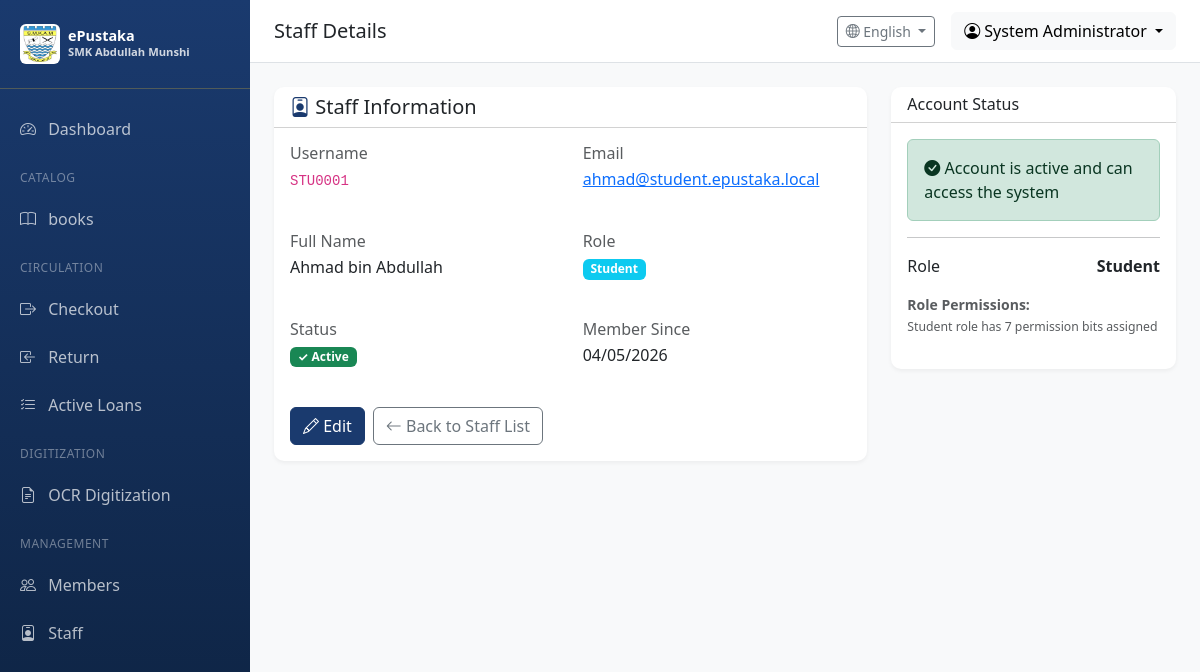
The app's page /users/staff/3 (signed in), older data.
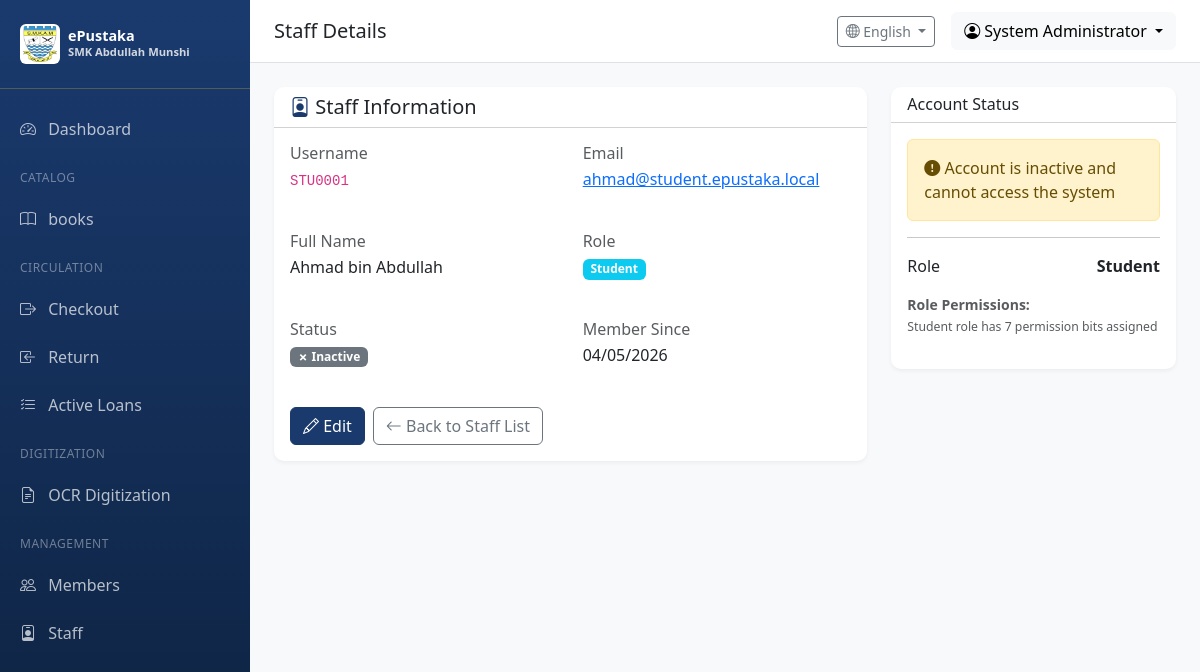
The same page, newer data.
### app/routes/users.py (the view)
@users_bp.route('/staff/<int:user_id>')
@login_required
@permission_required(Permission.MANAGE_USERS)
def view_staff(user_id):
    user = User.query.get_or_404(user_id)
    return render_template('users/view_staff.html', user=user)

### app/models/user.py (called while the page is built)
@login_manager.user_loader
def load_user(user_id):
    from app.models import Member
    if user_id.startswith('user_'):
        user_id_num = int(user_id.split('_')[1])
        return User.query.get(user_id_num)
    elif user_id.startswith('member_'):
        user_id_num = int(user_id.split('_')[1])
        return Member.query.get(user_id_num)
    else:
        return User.query.get(int(user_id))

    def has_permission(self, perm):
        return self.permissions & perm == perm

    def can(self, perm):
        return self.role is not None and self.role.has_permission(perm)

### app/routes/users.py (called while the page is built)
def permission_required(perm):
    def decorator(f):
        from functools import wraps
        @wraps(f)
        def decorated_function(*args, **kwargs):
            if not current_user.can(perm):
                flash('You do not have permission to access this page', 'error')
                return redirect(url_for('main.dashboard'))
            return f(*args, **kwargs)
        return decorated_function
    return decorator

### app/utils/i18n.py (called while the page is built)
def get_language() -> str:
    try:
        return session.get('language', DEFAULT_LANGUAGE)
    except RuntimeError:
        return DEFAULT_LANGUAGE

### app/templates/users/view_staff.html (shortened to what this page needs)
{% extends "base.html" %}
{% block page_title %}Staff Details{% endblock %}
{% block content %}
<div class="row">
    <div class="col-lg-8">
        <div class="card table-card">
            <div class="card-header bg-transparent">
                <h5 class="mb-0"><i class="bi bi-person-badge text-primary"></i> Staff Information</h5>
            </div>
            <div class="card-body">
                <div class="row mb-4">
                    <div class="col-md-6">
                        <h6 class="text-muted mb-1">Username</h6>
                        <p class="mb-3"><code>{{ user.username }}</code></p>
                    </div>
                    <div class="col-md-6">
                        <h6 class="text-muted mb-1">Email</h6>
                        <p class="mb-3"><a href="mailto:{{ user.email }}">{{ user.email }}</a></p>
                    </div>
                </div>
                <div class="row mb-4">
                    <div class="col-md-6">
                        <h6 class="text-muted mb-1">Full Name</h6>
                        <p class="mb-3">{{ user.full_name }}</p>
                    </div>
                    <div class="col-md-6">
                        <h6 class="text-muted mb-1">Role</h6>
                        <p class="mb-3"><span class="badge bg-info">{{ user.role.name if user.role else 'No Role' }}</span></p>
                    </div>
                </div>
                <div class="row mb-4">
                    <div class="col-md-6">
                        <h6 class="text-muted mb-1">Status</h6>
                        <p class="mb-3">
                            {% if user.is_active %}
                                <span class="badge bg-success">✓ Active</span>
                            {% else %}
                                <span class="badge bg-secondary">✗ Inactive</span>
                            {% endif %}
                        </p>
                    </div>
                    <div class="col-md-6">
                        <h6 class="text-muted mb-1">Member Since</h6>
                        <p class="mb-3">{{ user.created_at.strftime('%d/%m/%Y') if user.created_at else '-' }}</p>
                    </div>
                </div>
                <div class="d-flex gap-2">
                    <a href="{{ url_for('users.edit_staff', user_id=user.id) }}" class="btn btn-primary">
                        <i class="bi bi-pencil"></i> Edit
                    </a>
                    <a href="{{ url_for('users.staff_list') }}" class="btn btn-outline-secondary">
                        <i class="bi bi-arrow-left"></i> Back to Staff List
                    </a>
                </div>
            </div>
        </div>
    </div>
    <div class="col-lg-4">
        <div class="card table-card">
            <div class="card-header bg-transparent">
                <h6 class="mb-0">Account Status</h6>
            </div>
            <div class="card-body">
                {% if user.is_active %}
                    <div class="alert alert-success">
                        <i class="bi bi-check-circle-fill"></i> Account is active and can access the system
                    </div>
                {% else %}
                    <div class="alert alert-warning">
                        <i class="bi bi-exclamation-circle-fill"></i> Account is inactive and cannot access the system
                    </div>
                {% endif %}
                <hr>
                <div class="d-flex justify-content-between mb-2">
                    <span>Role</span>
                    <strong>{{ user.role.name if user.role else 'No Role' }}</strong>
                </div>
                {% if user.role %}
                <p class="text-muted small mt-3">
                    <strong>Role Permissions:</strong>
                    <br><small>{{ user.role.name }} role has {{ user.role.permissions }} permission bits assigned</small>
                </p>
                {% endif %}
            </div>
        </div>
    </div>
</div>
{% endblock %}

Row changes from the older to the newer data that the page shows:
changed User "ahmad@student.epustaka.local": is_active True → False (drawn)
Text that changed along with them:
text no longer shown: "✓ Active Account is active and can access the system"
text now shown: "✗ Inactive Account is inactive and cannot access the system"
